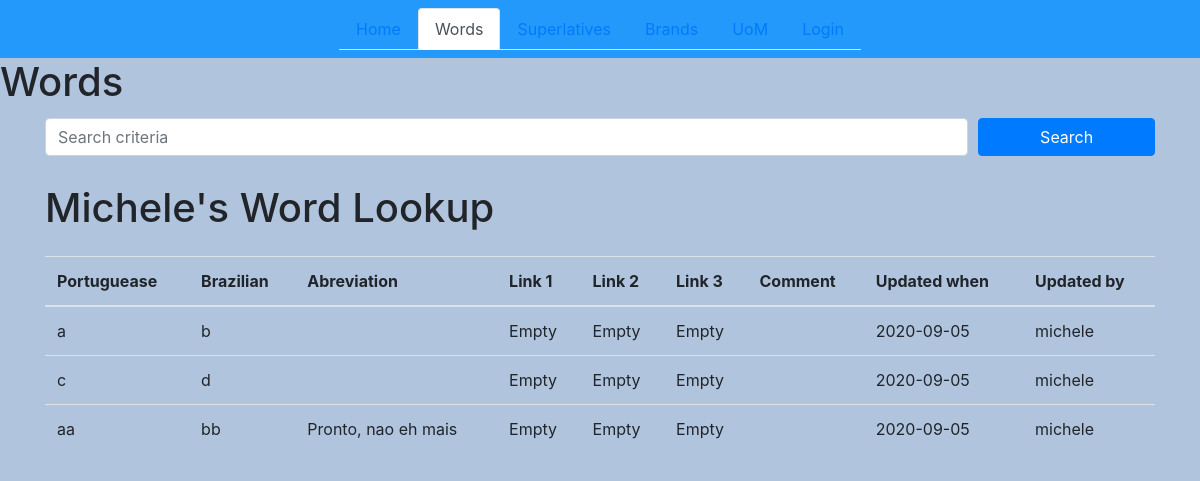
The app's page /words with its own data.
### models.py (models this page shows)
class Words(db.Model):
    id = db.Column(db.Integer, primary_key=True)
    ptpt = db.Column(db.String(120), nullable=False, unique=True)
    ptbr = db.Column(db.String(120), nullable=False, unique=True)
    abbreviation = db.Column(db.String(120), nullable=True)
    ss1 = db.Column(db.String(120), nullable=True)
    ss2 = db.Column(db.String(120), nullable=True)
    ss3 = db.Column(db.String(120), nullable=True)
    comment = db.Column(db.String(120), nullable=True)
    updated_by = db.Column(db.Integer, db.ForeignKey('user.id'), nullable=False)
    updated_when = db.Column(db.DateTime, nullable=False, default=datetime.utcnow)

### routes.py (the view)
@app.route('/words', methods=['GET', 'POST'])
def words():
    if request.method == 'POST':
        if request.form['ptpt'] == '' and request.form['ptbr'] == '':
            return "Words cannot be empty, either fill word in PT-PT or PT-BR"
        else:
            ptpt = request.form['ptpt']
            ptbr = request.form['ptbr']
            abbreviation = request.form['abbreviation']
            ss1 = request.form['ss1']
            ss2 = request.form['ss2']
            ss3 = request.form['ss3']
            comment = request.form['comment']
            words = Words(ptpt=ptpt, ptbr=ptbr, abbreviation=abbreviation, ss1=ss1, ss2=ss2,ss3=ss3, comment=comment, updated_by=current_user.username)
            try:
                db.session.add(words)
                db.session.commit()
                return redirect('/words')
            except:
                return "There was a problem adding new words."
    else:
        words = Words.query.order_by(Words.updated_when).all()
        return render_template('words.html', words=words)

### templates/words.html (shortened to what this page needs)
{% extends 'base.html' %}
{% block content %}
<h1> Words</h1>
<div class="container">
<form action="/words/search" method="POST">
    <div class="form-row">
        <div class="col-sm-10 my-1">
            <input type="text" class="form-control" name="search" id="search" placeholder="Search criteria" >
        </div>
        <div class="col-sm-2 my-1">
            <button type="submit" class="btn btn-primary btn-block">Search</button>
        </div>
    </div>
</form>
</div>
<div class="container">
    <h1 class="my-4">Michele's Word Lookup</h1>
    {% if words|length < 1 %}
    <h3 style="color:Red;"><p>No words like {{ searchword}} found</p></h3>
    <meta http-equiv="refresh" content="2; URL={{ url_for('words')}}">
    {% else %}
    <table class="table">
        <thead>
            <tr>
                <th>Portuguease</th>
                <th>Brazilian</th>
                <th>Abreviation</th>
                <th>Link 1</th>
                <th>Link 2</th>
                <th>Link 3</th>
                <th>Comment</th>
                <th>Updated when</th>
                <th>Updated by</th>
            </tr>
        </thead>
        <tbody>
            {% for words in words %}
            <tr>
                <td>{{ words.ptpt }}</a></td>
                <td>{{ words.ptbr }}</a></td>
                <td>{{ words.abbreviation }}</a></td>
                {% if words.ss1 != '' %}
                    <td><a href="{{ words.ss1 }}">Link</a></td>
                {% else %}
                    <td>Empty</td>
                {% endif %}
                {% if words.ss2 != '' %}
                    <td><a href="{{ words.ss2 }}">Link</a></td>
                {% else %}
                    <td>Empty</td>
                {% endif %}
                {% if words.ss3 != '' %}
                    <td><a href="{{ words.ss3 }}">Link</a></td>
                {% else %}
                    <td>Empty</td>
                {% endif %}
                <td>{{ words.comment}}</a></td>
                <td>{{ words.updated_when.date() }}</td>
                <td>{{ words.updated_by}}</td>
            </tr>
            {% endfor %}
        </tbody>
    </table>
    {% endif %}
</div>
{% endblock content %}

### templates/base.html (shortened to what this page needs)
<!DOCTYPE html>
<html lang="en">
    <head>
        <link rel="stylesheet" href="https://stackpath.bootstrapcdn.com/bootstrap/4.3.1/css/bootstrap.min.css">
        <link rel="stylesheet" href="{{ url_for('static', filename='css/main.css') }}">
        </head>
<nav class="navbar navbar-expang-lg navbar-light bg-lightsteelblue justify-content-center ">
    <ul class="nav nav-tabs">
        <li class="nav-item">
          <a class="nav-link {{ 'active' if url_for(request.endpoint) == '/'  else '' }} " href="{{ url_for('index') }}">Home</a>
        </li>
        <li class="nav-item">
          <a class="nav-link {{ 'active' if url_for(request.endpoint) == '/words'  else '' }}" href="{{ url_for('words') }}">Words</a>
        </li>
        <li class="nav-item">
            <a class="nav-link {{ 'active' if url_for(request.endpoint) == '/superlatives'  else '' }}" href="{{ url_for('superlatives') }}">Superlatives</a>
        </li>
          <li class="nav-item">
            <a class="nav-link {{ 'active' if url_for(request.endpoint) == '/brands'  else '' }}" href="{{ url_for('brands') }}">Brands</a>
          </li>
          <li class="nav-item">
            <a class="nav-link {{ 'active' if url_for(request.endpoint) == '/uom'  else '' }}" href="{{ url_for('uom') }}">UoM</a>
          </li>
          {% if current_user.is_anonymous%}
          <li class="nav-item">
            <a class="nav-link {{ 'active' if url_for(request.endpoint) == '/login'  else '' }}" href="{{ url_for('login') }}">Login</a>
          </li>
          {% else %}
          <li class="nav-item">
            <a class="nav-link {{ 'active' if url_for(request.endpoint) == '/logout'  else '' }}" href="{{ url_for('logout') }}" >Logout</a>
          </li>
          {% endif %}
      </ul>
</nav>
        <body>
            {% block content %} {% endblock %}
        </body>
</html>

### static/css/main.css (style rules this page uses)
body { background: lightsteelblue; }
nav { color: #000000; background-color: #2399FB; border-color: #dee2e6 #dee2e6 #fff; }

### records on screen
Words: ptpt "a", ptbr "b", ss1 "Empty", ss2 "Empty", ss3 "Empty", updated_when "2020-09-05", updated_by "michele"
Words: ptpt "c", ptbr "d", ss1 "Empty", ss2 "Empty", ss3 "Empty", updated_when "2020-09-05", updated_by "michele"
Words: ptpt "aa", ptbr "bb", abbreviation "Pronto, nao eh mais", ss1 "Empty", ss2 "Empty", ss3 "Empty", updated_when "2020-09-05", updated_by "michele"
